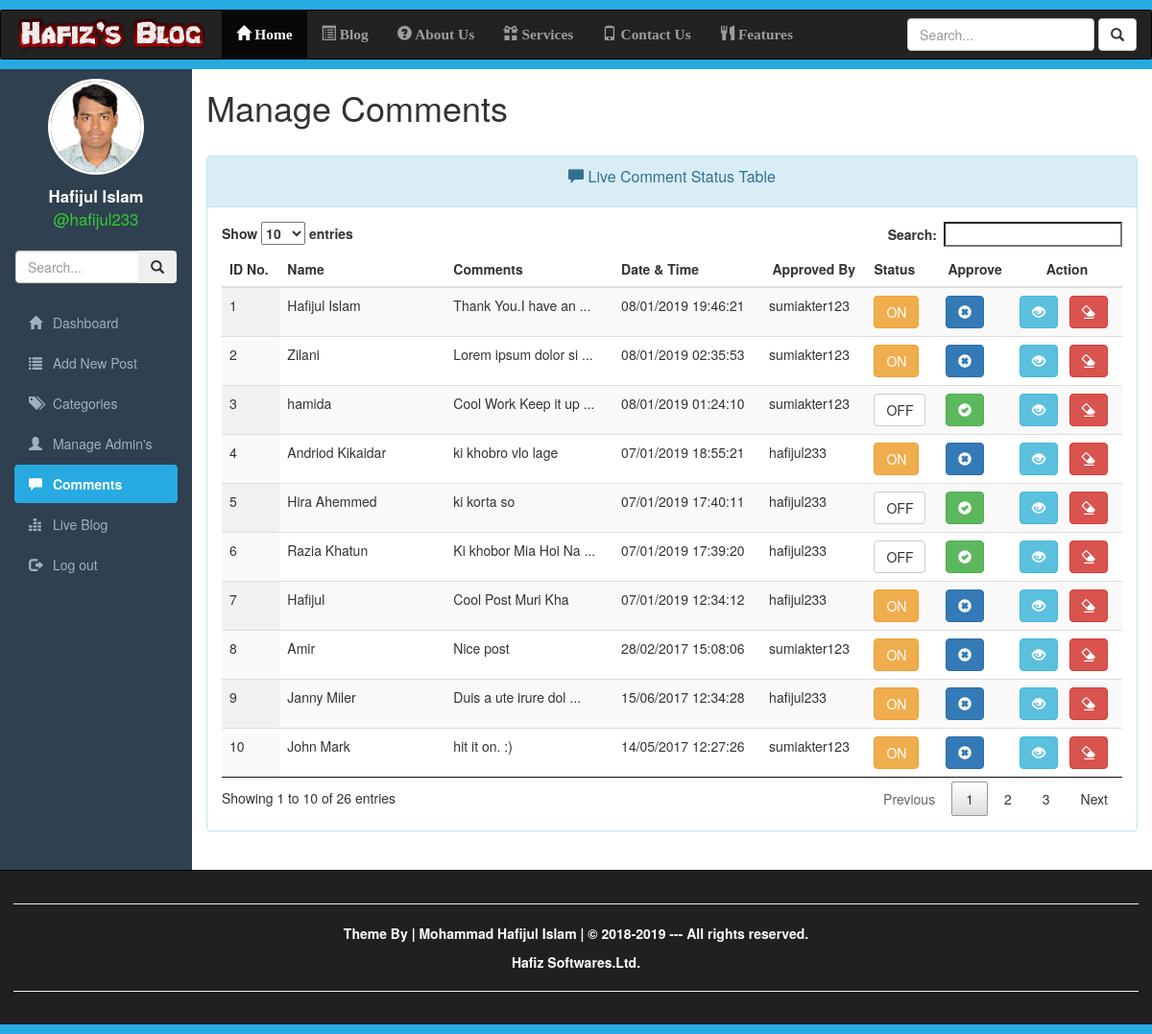
/comments.php (signed in), run on an earlier commit of the app's database.
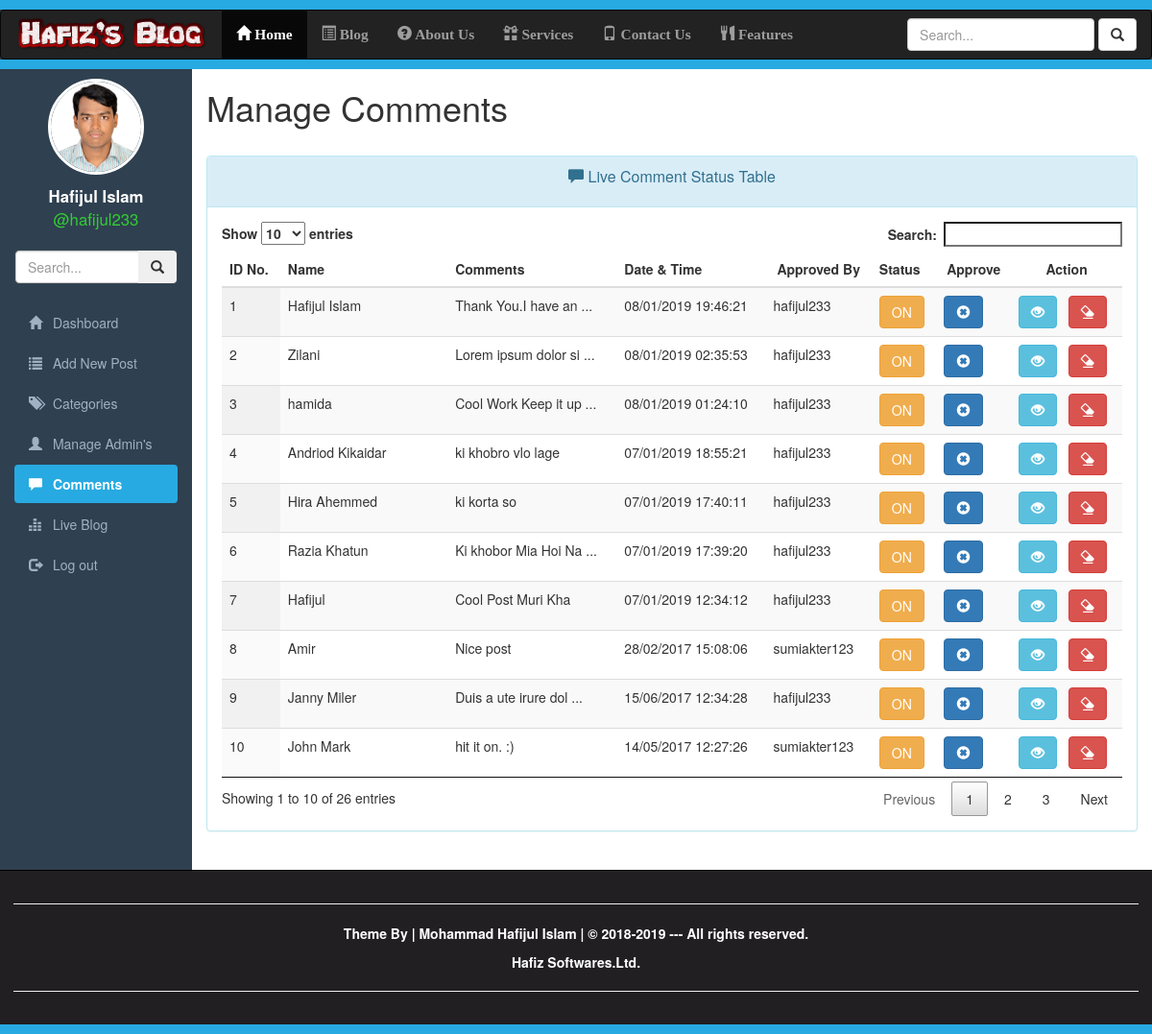
And on a later commit of the database.
### tables this page shows
CREATE TABLE IF NOT EXISTS `comments` (
  `id` int(10) UNSIGNED NOT NULL AUTO_INCREMENT,
  `postid` int(10) UNSIGNED NOT NULL DEFAULT '0',
  `name` varchar(255) NOT NULL DEFAULT '',
  `emailaddress` varchar(255) NOT NULL DEFAULT '',
  `comments` varchar(500) NOT NULL DEFAULT '',
  `datetime` varchar(45) NOT NULL DEFAULT '',
  `approvedby` varchar(255) NOT NULL DEFAULT '',
  `status` tinyint(1) UNSIGNED NOT NULL DEFAULT '0',
  `created` datetime NOT NULL DEFAULT CURRENT_TIMESTAMP,
  `modified` datetime NOT NULL DEFAULT CURRENT_TIMESTAMP ON UPDATE CURRENT_TIMESTAMP,
  PRIMARY KEY (`id`)
);

### comments.php (the view, shortened to what the changed rows need)
<?php
    require_once 'utilities/dbconnection.php';
    $sql = "SELECT `id`, `datetime` AS `commenttime`, `approvedby`, `name`, `comments`, `status`" .
           "FROM `comments` ".
           "ORDER BY `comments`.`id` DESC;";
    $result = $conn->query($sql);
    $commentslist = array();
    if ($result->num_rows > 0) {
        while ($row = $result->fetch_assoc()) {
            array_push($commentslist, $row);
        }
    } else {
        array_push($commentslist, NULL);
        echo $conn->error();
    }
?>
<!DOCTYPE html>
<html lang="en-US">
    <head>
        <link href="resources/css/jquery.dataTables.min.css" rel="stylesheet" type="text/css"/>
        <link href="resources/css/responsive.dataTables.min.css" rel="stylesheet" type="text/css"/>
        <link href="resources/bootstrap/css/bootstrap.min.css" rel="stylesheet" type="text/css" />
        <link href="resources/css/adminstyle.css" rel="stylesheet" type="text/css"/>
    </head>
    <body>
        <div class="wrapper">
            <div class="container-fluid">
                <div class="row">
                    <div class="col-sm-10">
                        <h1>Manage Comments</h1>
                        <br/>
                        <div class="panel panel-info">
                            <div class="panel-body">
                                <table id="postTable" class="table table-striped table-hover display">
                                    <thead>
                                        <tr>
                                            <th>ID No.</th>
                                            <th>Name</th>
                                            <th>Comments</th>
                                            <th>Date & Time</th>
                                            <th><center>Approved By</center></th>
                                            <th>Status</th>
                                            <th><center>Approve</center></th>
                                            <th><center>Action</center></th>
                                        </tr>
                                    </thead>
                                    <tbody>
                                        <?php
                                        if (empty($commentslist)) {
                                            echo "<tr>";
                                            echo "<td colspan=\"8\"> There are no Comment Found</td>";
                                            echo "</tr>";
                                        } else {
                                            $counter = 1;
                                            foreach ($commentslist as $comment) {
                                              echo "<tr>";
                                                echo "<td>" . $counter . "</td>";
                                                echo "<td>" . $comment['name'] . "</td>";
                                                echo "<td title=\"" . $comment['comments'] ."\">";
                                                if(strlen($comment['comments'])>20)
                                                    echo substr($comment['comments'], 0, 20) . " ...</td>";
                                                else
                                                    echo $comment['comments'];
                                                echo "</td>";
                                                echo "<td>" . str_replace("-", "/", $comment['commenttime']) . "</td>";
                                                ?>
                                                <td>
                                                    <?php echo $comment['approvedby'];?>
                                                </td>
                                                <?php
                                                if($comment['status'] == 1){
                                                    echo "<td><label class=\"btn btn-warning\">ON</label></td>";
                                                }
                                                else {
                                                    echo "<td><label class=\"btn btn-default\">OFF</label></td>";
                                                }?>
                                                <td>
                                                    <?php if($comment['status'] == 0) { ?>
                                                    <a href="comments.php?commentid=<?php echo $comment['id']. "&action=OK";?>"><button class="btn btn-success"><span class="glyphicon glyphicon-ok-sign"></span></button></a>&nbsp;&nbsp;
                                                    <?php } if($comment['status'] == 1) { ?>
                                                    <a href="comments.php?commentid=<?php echo $comment['id']. "&action=NOTOK";?>"><button class="btn btn-primary"><span class="glyphicon glyphicon-remove-sign"></span></button></a>
                                                    <?php } ?>
                                                </td>
                                                <td>
                                                    <a href="comments.php?commentid=<?php echo $comment['id']. "&action=DELETE";?>"><button class="btn btn-info"><span class="glyphicon glyphicon-eye-open"></span></button></a>&nbsp;&nbsp;
                                                    <a href="comments.php?commentid=<?php echo $comment['id']. "&action=DELETE";?>"><button class="btn btn-danger"><span class="glyphicon glyphicon-erase"></span></button></a>
                                                </td>
                                                <?php
                                              echo "</tr>";
                                            $counter++;
                                            }
                                        }
                                        ?>
                                    </tbody>
                                </table>
                            </div>
                        </div>
                        <br/>
                    </div>
                </div>
            </div>
        </div>
    </body>
</html>

What changed in the data, as far as the page shows it:
changed comments "Hafijul Islam": approvedby "sumiakter123" → "hafijul233"
changed comments "Zilani": approvedby "sumiakter123" → "hafijul233"
changed comments "hamida": approvedby "sumiakter123" → "hafijul233"; status "OFF" → "ON"
changed comments "Hira Ahemmed": status "OFF" → "ON"
changed comments "Razia Khatun": status "OFF" → "ON"
